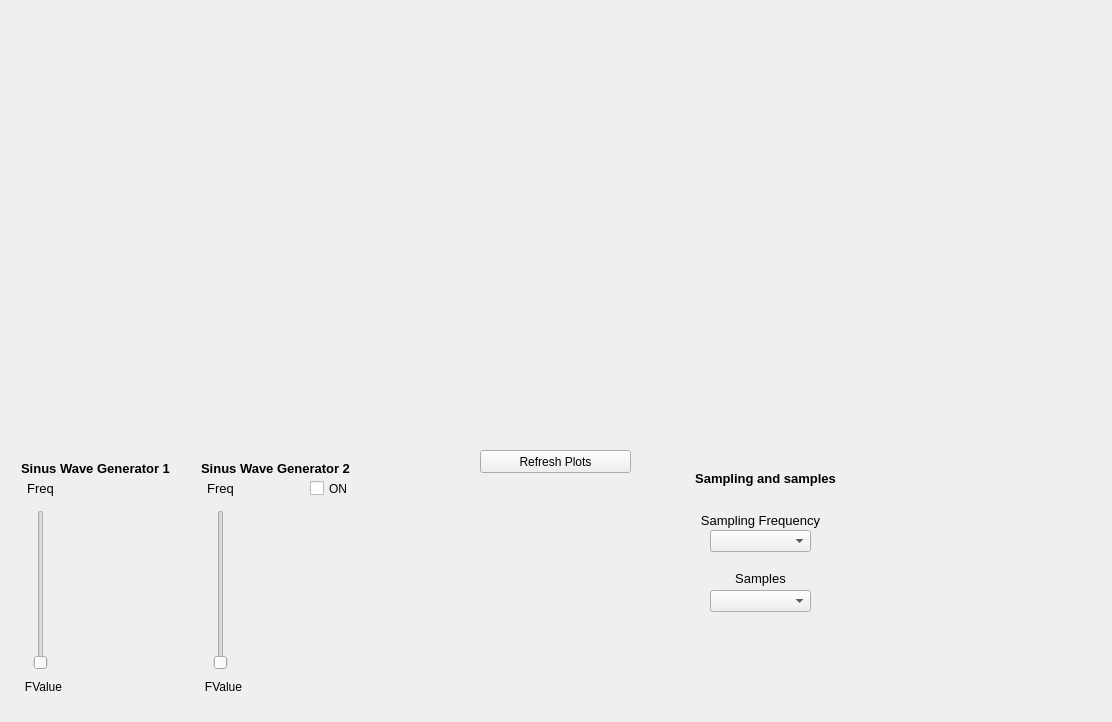
<?xml version="1.0" encoding="UTF-8"?>
<ui version="4.0">
 <class>MainWindow</class>
 <widget class="QMainWindow" name="MainWindow">
  <property name="geometry">
   <rect>
    <x>0</x>
    <y>0</y>
    <width>1112</width>
    <height>722</height>
   </rect>
  </property>
  <property name="windowTitle">
   <string>MainWindow</string>
  </property>
  <widget class="QWidget" name="mainWidget">
   <widget class="QWidget" name="verticalLayoutWidget">
    <property name="geometry">
     <rect>
      <x>0</x>
      <y>0</y>
      <width>541</width>
      <height>441</height>
     </rect>
    </property>
    <layout class="QVBoxLayout" name="leftLayout"/>
   </widget>
   <widget class="QWidget" name="verticalLayoutWidget_2">
    <property name="geometry">
     <rect>
      <x>570</x>
      <y>0</y>
      <width>541</width>
      <height>441</height>
     </rect>
    </property>
    <layout class="QVBoxLayout" name="rightLayout"/>
   </widget>
   <widget class="QPushButton" name="refreshPlotsBt">
    <property name="geometry">
     <rect>
      <x>480</x>
      <y>450</y>
      <width>151</width>
      <height>23</height>
     </rect>
    </property>
    <property name="text">
     <string>Refresh Plots</string>
    </property>
   </widget>
   <widget class="QWidget" name="sin1Widget" native="true">
    <property name="enabled">
     <bool>true</bool>
    </property>
    <property name="geometry">
     <rect>
      <x>10</x>
      <y>460</y>
      <width>171</width>
      <height>241</height>
     </rect>
    </property>
    <widget class="QLabel" name="SineGen1">
     <property name="geometry">
      <rect>
       <x>0</x>
       <y>0</y>
       <width>171</width>
       <height>16</height>
      </rect>
     </property>
     <property name="font">
      <font>
       <family>Liberation Sans</family>
       <pointsize>10</pointsize>
       <weight>75</weight>
       <bold>true</bold>
      </font>
     </property>
     <property name="text">
      <string>Sinus Wave Generator 1</string>
     </property>
     <property name="alignment">
      <set>Qt::AlignCenter</set>
     </property>
    </widget>
    <widget class="QSlider" name="freq1Slider">
     <property name="geometry">
      <rect>
       <x>20</x>
       <y>50</y>
       <width>22</width>
       <height>160</height>
      </rect>
     </property>
     <property name="minimum">
      <number>10</number>
     </property>
     <property name="maximum">
      <number>200</number>
     </property>
     <property name="singleStep">
      <number>10</number>
     </property>
     <property name="orientation">
      <enum>Qt::Vertical</enum>
     </property>
    </widget>
    <widget class="QLabel" name="freq1Label">
     <property name="geometry">
      <rect>
       <x>10</x>
       <y>20</y>
       <width>41</width>
       <height>16</height>
      </rect>
     </property>
     <property name="font">
      <font>
       <pointsize>10</pointsize>
      </font>
     </property>
     <property name="text">
      <string>Freq</string>
     </property>
     <property name="alignment">
      <set>Qt::AlignCenter</set>
     </property>
    </widget>
    <widget class="QLabel" name="freq1Value">
     <property name="geometry">
      <rect>
       <x>10</x>
       <y>220</y>
       <width>47</width>
       <height>13</height>
      </rect>
     </property>
     <property name="text">
      <string>FValue</string>
     </property>
     <property name="alignment">
      <set>Qt::AlignCenter</set>
     </property>
    </widget>
   </widget>
   <widget class="QWidget" name="sin2Widget" native="true">
    <property name="geometry">
     <rect>
      <x>190</x>
      <y>460</y>
      <width>171</width>
      <height>241</height>
     </rect>
    </property>
    <widget class="QLabel" name="SineGen2">
     <property name="geometry">
      <rect>
       <x>0</x>
       <y>0</y>
       <width>171</width>
       <height>16</height>
      </rect>
     </property>
     <property name="font">
      <font>
       <family>Liberation Sans</family>
       <pointsize>10</pointsize>
       <weight>75</weight>
       <bold>true</bold>
      </font>
     </property>
     <property name="text">
      <string>Sinus Wave Generator 2</string>
     </property>
     <property name="alignment">
      <set>Qt::AlignCenter</set>
     </property>
    </widget>
    <widget class="QSlider" name="freq2Slider">
     <property name="geometry">
      <rect>
       <x>20</x>
       <y>50</y>
       <width>22</width>
       <height>160</height>
      </rect>
     </property>
     <property name="minimum">
      <number>10</number>
     </property>
     <property name="maximum">
      <number>200</number>
     </property>
     <property name="singleStep">
      <number>10</number>
     </property>
     <property name="orientation">
      <enum>Qt::Vertical</enum>
     </property>
    </widget>
    <widget class="QLabel" name="freq2Label">
     <property name="geometry">
      <rect>
       <x>10</x>
       <y>20</y>
       <width>41</width>
       <height>16</height>
      </rect>
     </property>
     <property name="font">
      <font>
       <pointsize>10</pointsize>
      </font>
     </property>
     <property name="text">
      <string>Freq</string>
     </property>
     <property name="alignment">
      <set>Qt::AlignCenter</set>
     </property>
    </widget>
    <widget class="QLabel" name="freq2Value">
     <property name="geometry">
      <rect>
       <x>10</x>
       <y>220</y>
       <width>47</width>
       <height>13</height>
      </rect>
     </property>
     <property name="text">
      <string>FValue</string>
     </property>
     <property name="alignment">
      <set>Qt::AlignCenter</set>
     </property>
    </widget>
    <widget class="QCheckBox" name="onSig2">
     <property name="geometry">
      <rect>
       <x>120</x>
       <y>20</y>
       <width>41</width>
       <height>17</height>
      </rect>
     </property>
     <property name="text">
      <string>ON</string>
     </property>
    </widget>
   </widget>
   <widget class="QWidget" name="samplingWidget" native="true">
    <property name="geometry">
     <rect>
      <x>680</x>
      <y>470</y>
      <width>171</width>
      <height>241</height>
     </rect>
    </property>
    <widget class="QLabel" name="samplingLabel">
     <property name="geometry">
      <rect>
       <x>0</x>
       <y>0</y>
       <width>171</width>
       <height>16</height>
      </rect>
     </property>
     <property name="font">
      <font>
       <family>Liberation Sans</family>
       <pointsize>10</pointsize>
       <weight>75</weight>
       <bold>true</bold>
      </font>
     </property>
     <property name="text">
      <string>Sampling and samples</string>
     </property>
     <property name="alignment">
      <set>Qt::AlignCenter</set>
     </property>
    </widget>
    <widget class="QLabel" name="sampFreqLabel">
     <property name="geometry">
      <rect>
       <x>20</x>
       <y>40</y>
       <width>121</width>
       <height>20</height>
      </rect>
     </property>
     <property name="font">
      <font>
       <pointsize>10</pointsize>
      </font>
     </property>
     <property name="text">
      <string>Sampling Frequency</string>
     </property>
     <property name="alignment">
      <set>Qt::AlignCenter</set>
     </property>
    </widget>
    <widget class="QComboBox" name="samplingFreqCombo">
     <property name="geometry">
      <rect>
       <x>30</x>
       <y>60</y>
       <width>101</width>
       <height>22</height>
      </rect>
     </property>
     <property name="font">
      <font>
       <pointsize>10</pointsize>
      </font>
     </property>
    </widget>
    <widget class="QComboBox" name="samplesCombo">
     <property name="geometry">
      <rect>
       <x>30</x>
       <y>120</y>
       <width>101</width>
       <height>22</height>
      </rect>
     </property>
     <property name="font">
      <font>
       <pointsize>10</pointsize>
      </font>
     </property>
    </widget>
    <widget class="QLabel" name="samplesLabel">
     <property name="geometry">
      <rect>
       <x>30</x>
       <y>100</y>
       <width>101</width>
       <height>16</height>
      </rect>
     </property>
     <property name="font">
      <font>
       <pointsize>10</pointsize>
      </font>
     </property>
     <property name="text">
      <string>Samples</string>
     </property>
     <property name="alignment">
      <set>Qt::AlignCenter</set>
     </property>
    </widget>
   </widget>
  </widget>
 </widget>
 <resources/>
 <connections/>
</ui>
